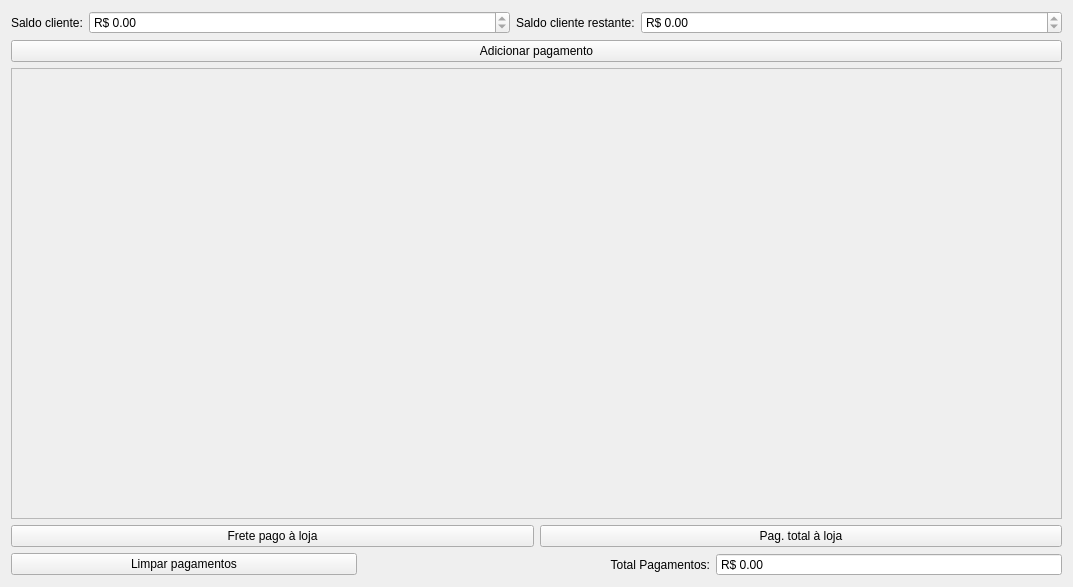
<?xml version="1.0" encoding="UTF-8"?>
<ui version="4.0">
 <class>WidgetPagamentos</class>
 <widget class="QWidget" name="WidgetPagamentos">
  <property name="geometry">
   <rect>
    <x>0</x>
    <y>0</y>
    <width>1073</width>
    <height>587</height>
   </rect>
  </property>
  <property name="windowTitle">
   <string>Form</string>
  </property>
  <layout class="QGridLayout" name="gridLayout">
   <item row="1" column="0" colspan="2">
    <widget class="QPushButton" name="pushButtonAdicionarPagamento">
     <property name="text">
      <string>Adicionar pagamento</string>
     </property>
     <property name="autoDefault">
      <bool>false</bool>
     </property>
    </widget>
   </item>
   <item row="2" column="0" colspan="2">
    <widget class="QScrollArea" name="scrollArea">
     <property name="widgetResizable">
      <bool>true</bool>
     </property>
     <widget class="QWidget" name="scrollAreaWidgetContents">
      <property name="geometry">
       <rect>
        <x>0</x>
        <y>0</y>
        <width>1053</width>
        <height>437</height>
       </rect>
      </property>
     </widget>
    </widget>
   </item>
   <item row="3" column="0">
    <widget class="QPushButton" name="pushButtonFreteLoja">
     <property name="text">
      <string>Frete pago à loja</string>
     </property>
     <property name="autoDefault">
      <bool>false</bool>
     </property>
    </widget>
   </item>
   <item row="3" column="1">
    <widget class="QPushButton" name="pushButtonPgtLoja">
     <property name="text">
      <string>Pag. total à loja</string>
     </property>
     <property name="autoDefault">
      <bool>false</bool>
     </property>
    </widget>
   </item>
   <item row="4" column="0" colspan="2">
    <layout class="QHBoxLayout" name="horizontalLayout_3">
     <item>
      <widget class="QPushButton" name="pushButtonLimparPag">
       <property name="text">
        <string>Limpar pagamentos</string>
       </property>
       <property name="autoDefault">
        <bool>false</bool>
       </property>
      </widget>
     </item>
     <item>
      <widget class="QLabel" name="labelRestante">
       <property name="sizePolicy">
        <sizepolicy hsizetype="Preferred" vsizetype="Preferred">
         <horstretch>0</horstretch>
         <verstretch>0</verstretch>
        </sizepolicy>
       </property>
       <property name="text">
        <string>Total Pagamentos:</string>
       </property>
       <property name="alignment">
        <set>Qt::AlignRight|Qt::AlignTrailing|Qt::AlignVCenter</set>
       </property>
      </widget>
     </item>
     <item>
      <widget class="QDoubleSpinBox" name="doubleSpinBoxTotalPag">
       <property name="readOnly">
        <bool>true</bool>
       </property>
       <property name="buttonSymbols">
        <enum>QAbstractSpinBox::NoButtons</enum>
       </property>
       <property name="showGroupSeparator" stdset="0">
        <bool>true</bool>
       </property>
       <property name="prefix">
        <string>R$ </string>
       </property>
       <property name="maximum">
        <double>999999.989999999990687</double>
       </property>
      </widget>
     </item>
    </layout>
   </item>
   <item row="0" column="0" colspan="2">
    <layout class="QGridLayout" name="gridLayout_11">
     <item row="0" column="1">
      <widget class="QDoubleSpinBox" name="doubleSpinBoxCreditoTotal">
       <property name="sizePolicy">
        <sizepolicy hsizetype="Expanding" vsizetype="Fixed">
         <horstretch>0</horstretch>
         <verstretch>0</verstretch>
        </sizepolicy>
       </property>
       <property name="minimumSize">
        <size>
         <width>80</width>
         <height>0</height>
        </size>
       </property>
       <property name="readOnly">
        <bool>true</bool>
       </property>
       <property name="showGroupSeparator" stdset="0">
        <bool>true</bool>
       </property>
       <property name="prefix">
        <string>R$ </string>
       </property>
       <property name="maximum">
        <double>999999.989999999990687</double>
       </property>
      </widget>
     </item>
     <item row="0" column="0">
      <widget class="QLabel" name="label_4">
       <property name="text">
        <string>Saldo cliente:</string>
       </property>
      </widget>
     </item>
     <item row="0" column="3">
      <widget class="QDoubleSpinBox" name="doubleSpinBoxCreditoDisponivel">
       <property name="sizePolicy">
        <sizepolicy hsizetype="Expanding" vsizetype="Fixed">
         <horstretch>0</horstretch>
         <verstretch>0</verstretch>
        </sizepolicy>
       </property>
       <property name="minimumSize">
        <size>
         <width>80</width>
         <height>0</height>
        </size>
       </property>
       <property name="readOnly">
        <bool>true</bool>
       </property>
       <property name="showGroupSeparator" stdset="0">
        <bool>true</bool>
       </property>
       <property name="prefix">
        <string>R$ </string>
       </property>
       <property name="maximum">
        <double>999999.989999999990687</double>
       </property>
      </widget>
     </item>
     <item row="0" column="2">
      <widget class="QLabel" name="label_5">
       <property name="text">
        <string>Saldo cliente restante:</string>
       </property>
      </widget>
     </item>
    </layout>
   </item>
  </layout>
 </widget>
 <resources/>
 <connections/>
</ui>
